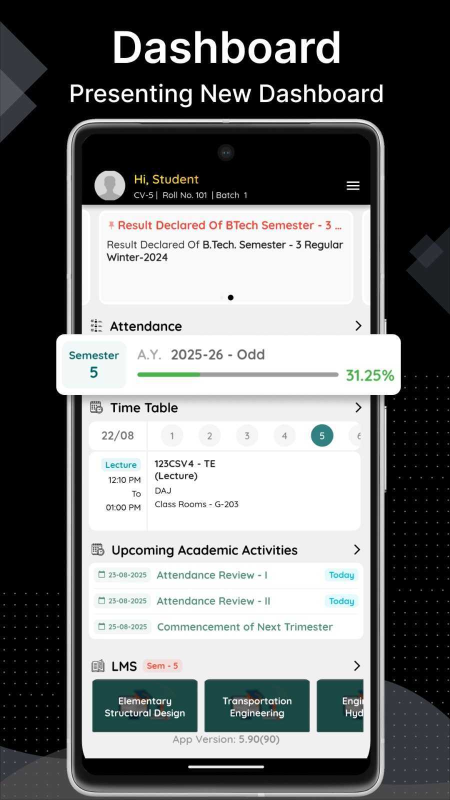
#> input picture assets/images/dashboard_intro.jpg, 900 x 1600 px, given in place of dashboard_intro.jpg.png, which was not available (shown at 1/2 size)
$ python sheets.py ../assets/images/dashboard_intro.jpg
#> lines starting #> are read from the running program, lines starting #| are printed output that depends on the picture
import sys
from PIL import Image
L=sys.argv[1:]
for i in range(0,len(L),2):
    o=Image.new('RGB',(1930,1046),'white')
#> o: PIL image 1930x1046 RGB; every value is 255
    for j,n in enumerate(L[i:i+2]):
        im=Image.open(f'test/goldens/out/cmp_{n}.png').convert('RGB')
#> im is the input picture: PIL image 900x1600 RGB; mean R, G, B 115, 116.8, 116.7
        o.paste(im.resize((im.width*1046//im.height,1046)),(j*970,0))
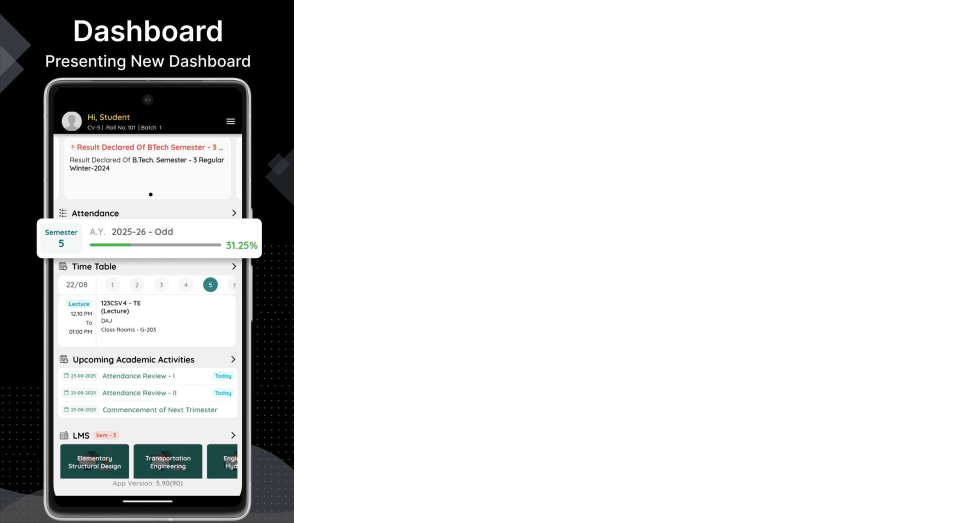
#> o: PIL image 1930x1046 RGB (shown at 1/2 size); mean R, G, B 212.3, 212.9, 212.9
    o.save(f'test/goldens/out/cmp_two{i//2}.png')

$ run again, on assets/images/settings_intro.jpg
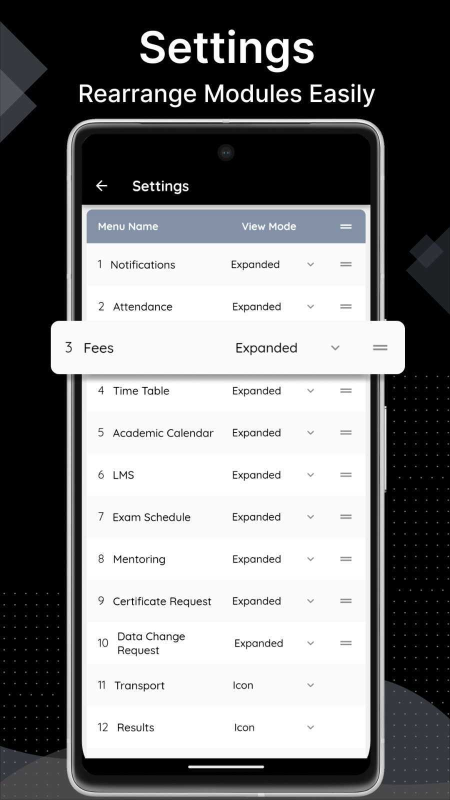
#> input picture assets/images/settings_intro.jpg, 900 x 1600 px, given in place of settings_intro.jpg.png, which was not available (shown at 1/2 size)
#> im is the input picture: PIL image 900x1600 RGB; mean R, G, B 121.7, 122.2, 122.9
#> `o.paste(im.resize((im.width*1046//im.height,1046)),(j*970,0))`:
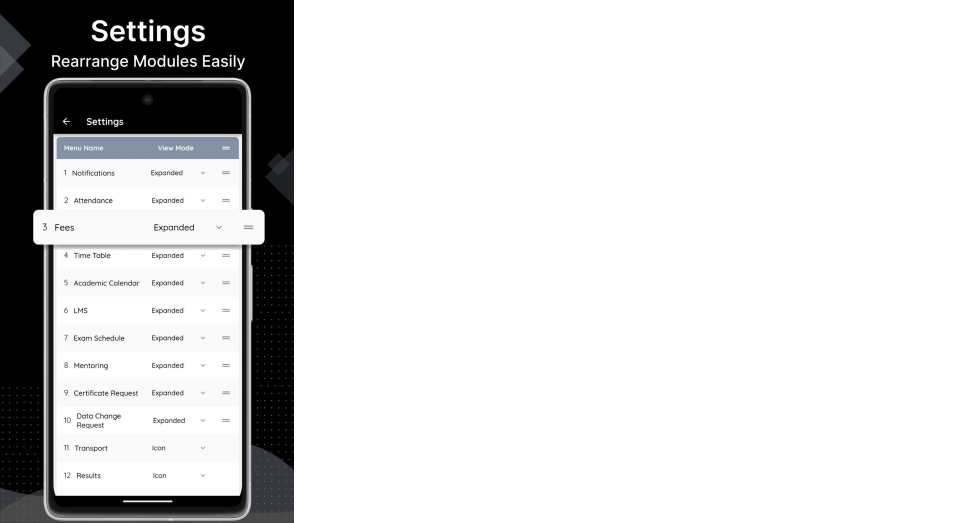
#> o: PIL image 1930x1046 RGB (shown at 1/2 size); mean R, G, B 214.4, 214.5, 214.8
